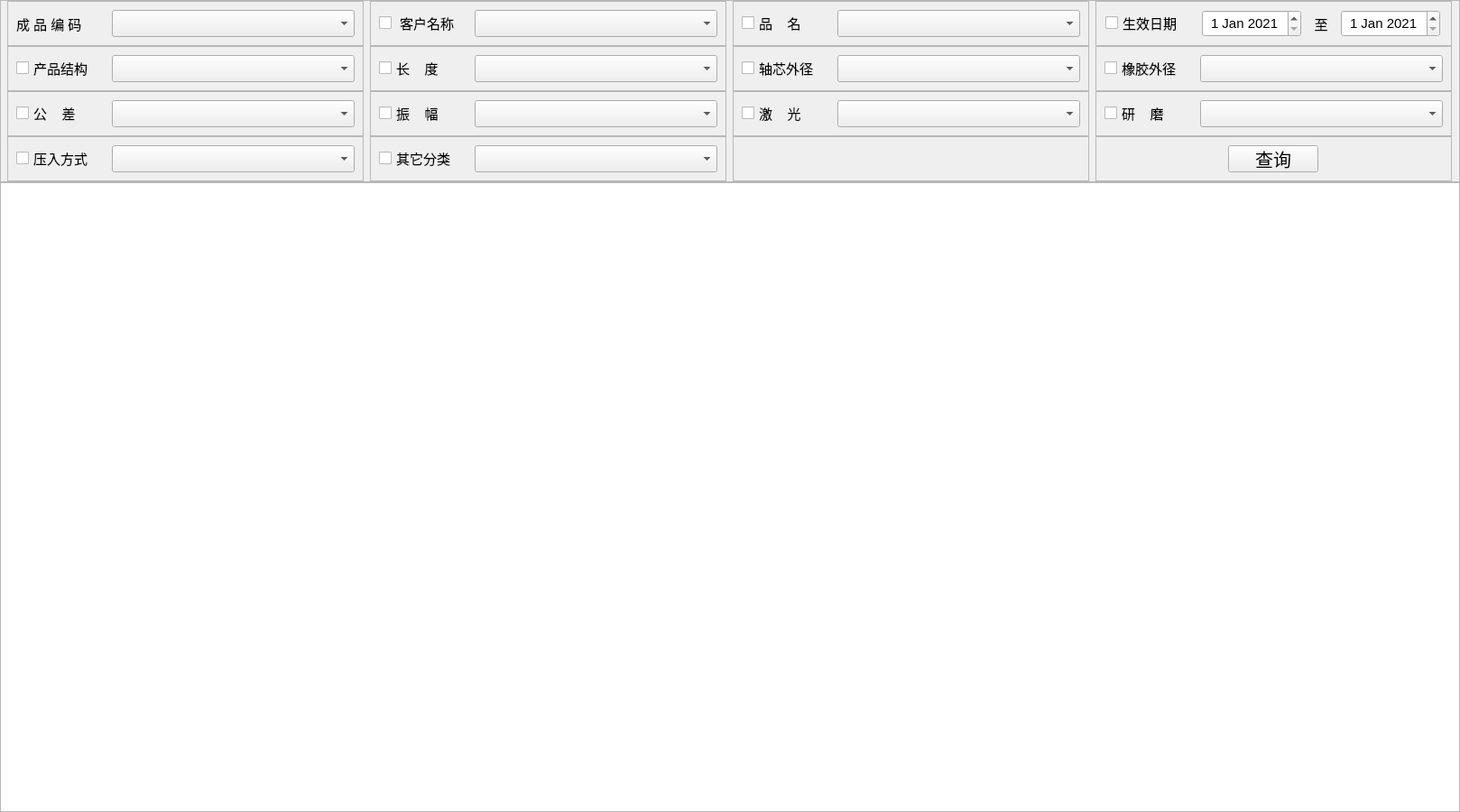
<?xml version="1.0" encoding="UTF-8"?>
<ui version="4.0">
 <class>Form</class>
 <widget class="QWidget" name="Form">
  <property name="geometry">
   <rect>
    <x>0</x>
    <y>0</y>
    <width>1618</width>
    <height>900</height>
   </rect>
  </property>
  <property name="windowTitle">
   <string>查询</string>
  </property>
  <layout class="QGridLayout" name="gridLayout" rowstretch="1,20">
   <property name="leftMargin">
    <number>0</number>
   </property>
   <property name="topMargin">
    <number>0</number>
   </property>
   <property name="rightMargin">
    <number>0</number>
   </property>
   <property name="bottomMargin">
    <number>0</number>
   </property>
   <property name="spacing">
    <number>0</number>
   </property>
   <item row="0" column="0">
    <widget class="QFrame" name="frame_18">
     <property name="frameShape">
      <enum>QFrame::StyledPanel</enum>
     </property>
     <property name="frameShadow">
      <enum>QFrame::Raised</enum>
     </property>
     <layout class="QGridLayout" name="gridLayout_2">
      <property name="leftMargin">
       <number>0</number>
      </property>
      <property name="topMargin">
       <number>0</number>
      </property>
      <property name="rightMargin">
       <number>0</number>
      </property>
      <property name="bottomMargin">
       <number>0</number>
      </property>
      <property name="spacing">
       <number>0</number>
      </property>
      <item row="0" column="0">
       <widget class="QFrame" name="frame_2">
        <property name="minimumSize">
         <size>
          <width>395</width>
          <height>0</height>
         </size>
        </property>
        <property name="maximumSize">
         <size>
          <width>395</width>
          <height>16777215</height>
         </size>
        </property>
        <property name="frameShape">
         <enum>QFrame::StyledPanel</enum>
        </property>
        <property name="frameShadow">
         <enum>QFrame::Raised</enum>
        </property>
        <layout class="QHBoxLayout" name="horizontalLayout_17">
         <property name="leftMargin">
          <number>9</number>
         </property>
         <item>
          <widget class="QLabel" name="label_6">
           <property name="minimumSize">
            <size>
             <width>100</width>
             <height>0</height>
            </size>
           </property>
           <property name="maximumSize">
            <size>
             <width>100</width>
             <height>16777215</height>
            </size>
           </property>
           <property name="font">
            <font>
             <pointsize>11</pointsize>
            </font>
           </property>
           <property name="text">
            <string>成 品 编 码</string>
           </property>
           <property name="alignment">
            <set>Qt::AlignLeading|Qt::AlignLeft|Qt::AlignVCenter</set>
           </property>
          </widget>
         </item>
         <item>
          <widget class="MyQComboBox" name="comboBox_Product">
           <property name="minimumSize">
            <size>
             <width>120</width>
             <height>30</height>
            </size>
           </property>
           <property name="maximumSize">
            <size>
             <width>270</width>
             <height>30</height>
            </size>
           </property>
           <property name="font">
            <font>
             <pointsize>11</pointsize>
            </font>
           </property>
          </widget>
         </item>
        </layout>
       </widget>
      </item>
      <item row="0" column="1">
       <widget class="QFrame" name="frame_4">
        <property name="minimumSize">
         <size>
          <width>395</width>
          <height>0</height>
         </size>
        </property>
        <property name="maximumSize">
         <size>
          <width>395</width>
          <height>16777215</height>
         </size>
        </property>
        <property name="frameShape">
         <enum>QFrame::StyledPanel</enum>
        </property>
        <property name="frameShadow">
         <enum>QFrame::Raised</enum>
        </property>
        <layout class="QHBoxLayout" name="horizontalLayout_18">
         <item>
          <widget class="QCheckBox" name="checkBox_customer">
           <property name="minimumSize">
            <size>
             <width>100</width>
             <height>0</height>
            </size>
           </property>
           <property name="maximumSize">
            <size>
             <width>100</width>
             <height>16777215</height>
            </size>
           </property>
           <property name="font">
            <font>
             <pointsize>11</pointsize>
            </font>
           </property>
           <property name="text">
            <string> 客户名称</string>
           </property>
           <property name="iconSize">
            <size>
             <width>24</width>
             <height>24</height>
            </size>
           </property>
          </widget>
         </item>
         <item>
          <widget class="QComboBox" name="comboBox_Customer">
           <property name="minimumSize">
            <size>
             <width>120</width>
             <height>30</height>
            </size>
           </property>
           <property name="maximumSize">
            <size>
             <width>270</width>
             <height>30</height>
            </size>
           </property>
           <property name="font">
            <font>
             <pointsize>11</pointsize>
            </font>
           </property>
          </widget>
         </item>
        </layout>
       </widget>
      </item>
      <item row="0" column="2">
       <widget class="QFrame" name="frame_3">
        <property name="minimumSize">
         <size>
          <width>395</width>
          <height>0</height>
         </size>
        </property>
        <property name="maximumSize">
         <size>
          <width>395</width>
          <height>16777215</height>
         </size>
        </property>
        <property name="frameShape">
         <enum>QFrame::StyledPanel</enum>
        </property>
        <property name="frameShadow">
         <enum>QFrame::Raised</enum>
        </property>
        <layout class="QHBoxLayout" name="horizontalLayout_19">
         <item>
          <widget class="QCheckBox" name="checkBox_Pinfan">
           <property name="minimumSize">
            <size>
             <width>100</width>
             <height>0</height>
            </size>
           </property>
           <property name="maximumSize">
            <size>
             <width>100</width>
             <height>16777215</height>
            </size>
           </property>
           <property name="font">
            <font>
             <pointsize>11</pointsize>
            </font>
           </property>
           <property name="text">
            <string>品    名</string>
           </property>
          </widget>
         </item>
         <item>
          <widget class="QComboBox" name="comboBox_Pinfan">
           <property name="minimumSize">
            <size>
             <width>120</width>
             <height>30</height>
            </size>
           </property>
           <property name="maximumSize">
            <size>
             <width>270</width>
             <height>30</height>
            </size>
           </property>
           <property name="font">
            <font>
             <pointsize>11</pointsize>
            </font>
           </property>
          </widget>
         </item>
        </layout>
       </widget>
      </item>
      <item row="0" column="3">
       <widget class="QFrame" name="frame_6">
        <property name="minimumSize">
         <size>
          <width>395</width>
          <height>0</height>
         </size>
        </property>
        <property name="maximumSize">
         <size>
          <width>395</width>
          <height>16777215</height>
         </size>
        </property>
        <property name="frameShape">
         <enum>QFrame::StyledPanel</enum>
        </property>
        <property name="frameShadow">
         <enum>QFrame::Raised</enum>
        </property>
        <layout class="QHBoxLayout" name="horizontalLayout_20">
         <item>
          <widget class="QCheckBox" name="checkBox_tackEffectDate">
           <property name="minimumSize">
            <size>
             <width>100</width>
             <height>0</height>
            </size>
           </property>
           <property name="maximumSize">
            <size>
             <width>100</width>
             <height>16777215</height>
            </size>
           </property>
           <property name="font">
            <font>
             <pointsize>11</pointsize>
            </font>
           </property>
           <property name="text">
            <string>生效日期</string>
           </property>
          </widget>
         </item>
         <item>
          <widget class="QDateEdit" name="dateEdit_start">
           <property name="minimumSize">
            <size>
             <width>110</width>
             <height>30</height>
            </size>
           </property>
           <property name="maximumSize">
            <size>
             <width>110</width>
             <height>30</height>
            </size>
           </property>
           <property name="font">
            <font>
             <pointsize>11</pointsize>
            </font>
           </property>
           <property name="alignment">
            <set>Qt::AlignCenter</set>
           </property>
           <property name="date">
            <date>
             <year>2021</year>
             <month>1</month>
             <day>1</day>
            </date>
           </property>
          </widget>
         </item>
         <item>
          <widget class="QLabel" name="label_8">
           <property name="minimumSize">
            <size>
             <width>30</width>
             <height>0</height>
            </size>
           </property>
           <property name="maximumSize">
            <size>
             <width>30</width>
             <height>16777215</height>
            </size>
           </property>
           <property name="font">
            <font>
             <pointsize>11</pointsize>
            </font>
           </property>
           <property name="text">
            <string>至</string>
           </property>
           <property name="alignment">
            <set>Qt::AlignCenter</set>
           </property>
          </widget>
         </item>
         <item>
          <widget class="QDateEdit" name="dateEdit_end">
           <property name="minimumSize">
            <size>
             <width>110</width>
             <height>30</height>
            </size>
           </property>
           <property name="maximumSize">
            <size>
             <width>110</width>
             <height>30</height>
            </size>
           </property>
           <property name="font">
            <font>
             <pointsize>11</pointsize>
            </font>
           </property>
           <property name="alignment">
            <set>Qt::AlignCenter</set>
           </property>
           <property name="date">
            <date>
             <year>2021</year>
             <month>1</month>
             <day>1</day>
            </date>
           </property>
          </widget>
         </item>
        </layout>
       </widget>
      </item>
      <item row="1" column="0">
       <widget class="QFrame" name="frame_5">
        <property name="minimumSize">
         <size>
          <width>395</width>
          <height>0</height>
         </size>
        </property>
        <property name="maximumSize">
         <size>
          <width>395</width>
          <height>16777215</height>
         </size>
        </property>
        <property name="frameShape">
         <enum>QFrame::StyledPanel</enum>
        </property>
        <property name="frameShadow">
         <enum>QFrame::Raised</enum>
        </property>
        <layout class="QHBoxLayout" name="horizontalLayout_22">
         <item>
          <widget class="QCheckBox" name="checkBox_productMix">
           <property name="minimumSize">
            <size>
             <width>100</width>
             <height>0</height>
            </size>
           </property>
           <property name="maximumSize">
            <size>
             <width>100</width>
             <height>16777215</height>
            </size>
           </property>
           <property name="font">
            <font>
             <pointsize>11</pointsize>
            </font>
           </property>
           <property name="text">
            <string>产品结构</string>
           </property>
           <property name="iconSize">
            <size>
             <width>24</width>
             <height>24</height>
            </size>
           </property>
          </widget>
         </item>
         <item>
          <widget class="QComboBox" name="comboBox_productMix">
           <property name="minimumSize">
            <size>
             <width>0</width>
             <height>30</height>
            </size>
           </property>
           <property name="maximumSize">
            <size>
             <width>270</width>
             <height>30</height>
            </size>
           </property>
           <property name="font">
            <font>
             <pointsize>11</pointsize>
            </font>
           </property>
          </widget>
         </item>
        </layout>
       </widget>
      </item>
      <item row="1" column="1">
       <widget class="QFrame" name="frame_7">
        <property name="minimumSize">
         <size>
          <width>395</width>
          <height>0</height>
         </size>
        </property>
        <property name="maximumSize">
         <size>
          <width>395</width>
          <height>16777215</height>
         </size>
        </property>
        <property name="frameShape">
         <enum>QFrame::StyledPanel</enum>
        </property>
        <property name="frameShadow">
         <enum>QFrame::Raised</enum>
        </property>
        <layout class="QHBoxLayout" name="horizontalLayout_24">
         <item>
          <widget class="QCheckBox" name="checkBox_lenght">
           <property name="minimumSize">
            <size>
             <width>100</width>
             <height>0</height>
            </size>
           </property>
           <property name="maximumSize">
            <size>
             <width>100</width>
             <height>16777215</height>
            </size>
           </property>
           <property name="font">
            <font>
             <pointsize>11</pointsize>
            </font>
           </property>
           <property name="text">
            <string>长    度 </string>
           </property>
           <property name="iconSize">
            <size>
             <width>24</width>
             <height>24</height>
            </size>
           </property>
          </widget>
         </item>
         <item>
          <widget class="QComboBox" name="comboBox_lenght">
           <property name="minimumSize">
            <size>
             <width>120</width>
             <height>30</height>
            </size>
           </property>
           <property name="maximumSize">
            <size>
             <width>270</width>
             <height>30</height>
            </size>
           </property>
           <property name="font">
            <font>
             <pointsize>11</pointsize>
            </font>
           </property>
          </widget>
         </item>
        </layout>
       </widget>
      </item>
      <item row="1" column="2">
       <widget class="QFrame" name="frame_8">
        <property name="minimumSize">
         <size>
          <width>395</width>
          <height>0</height>
         </size>
        </property>
        <property name="maximumSize">
         <size>
          <width>395</width>
          <height>16777215</height>
         </size>
        </property>
        <property name="frameShape">
         <enum>QFrame::StyledPanel</enum>
        </property>
        <property name="frameShadow">
         <enum>QFrame::Raised</enum>
        </property>
        <layout class="QHBoxLayout" name="horizontalLayout_26">
         <item>
          <widget class="QCheckBox" name="checkBox_ShaftOuterDiameter">
           <property name="minimumSize">
            <size>
             <width>100</width>
             <height>0</height>
            </size>
           </property>
           <property name="maximumSize">
            <size>
             <width>100</width>
             <height>16777215</height>
            </size>
           </property>
           <property name="font">
            <font>
             <pointsize>11</pointsize>
            </font>
           </property>
           <property name="text">
            <string>轴芯外径</string>
           </property>
          </widget>
         </item>
         <item>
          <widget class="QComboBox" name="comboBox_ShaftOuterDiameter">
           <property name="minimumSize">
            <size>
             <width>120</width>
             <height>30</height>
            </size>
           </property>
           <property name="maximumSize">
            <size>
             <width>270</width>
             <height>30</height>
            </size>
           </property>
           <property name="font">
            <font>
             <pointsize>11</pointsize>
            </font>
           </property>
          </widget>
         </item>
        </layout>
       </widget>
      </item>
      <item row="1" column="3">
       <widget class="QFrame" name="frame_9">
        <property name="minimumSize">
         <size>
          <width>395</width>
          <height>0</height>
         </size>
        </property>
        <property name="maximumSize">
         <size>
          <width>395</width>
          <height>16777215</height>
         </size>
        </property>
        <property name="frameShape">
         <enum>QFrame::StyledPanel</enum>
        </property>
        <property name="frameShadow">
         <enum>QFrame::Raised</enum>
        </property>
        <layout class="QHBoxLayout" name="horizontalLayout_28">
         <item>
          <widget class="QCheckBox" name="checkBox_RubberOuterDiameter">
           <property name="minimumSize">
            <size>
             <width>100</width>
             <height>0</height>
            </size>
           </property>
           <property name="maximumSize">
            <size>
             <width>100</width>
             <height>16777215</height>
            </size>
           </property>
           <property name="font">
            <font>
             <pointsize>11</pointsize>
            </font>
           </property>
           <property name="text">
            <string>橡胶外径</string>
           </property>
          </widget>
         </item>
         <item>
          <widget class="QComboBox" name="comboBox_RubberOuterDiameter">
           <property name="minimumSize">
            <size>
             <width>120</width>
             <height>30</height>
            </size>
           </property>
           <property name="maximumSize">
            <size>
             <width>270</width>
             <height>30</height>
            </size>
           </property>
           <property name="font">
            <font>
             <pointsize>11</pointsize>
            </font>
           </property>
          </widget>
         </item>
        </layout>
       </widget>
      </item>
      <item row="2" column="0">
       <widget class="QFrame" name="frame_10">
        <property name="minimumSize">
         <size>
          <width>395</width>
          <height>0</height>
         </size>
        </property>
        <property name="maximumSize">
         <size>
          <width>395</width>
          <height>16777215</height>
         </size>
        </property>
        <property name="frameShape">
         <enum>QFrame::StyledPanel</enum>
        </property>
        <property name="frameShadow">
         <enum>QFrame::Raised</enum>
        </property>
        <layout class="QHBoxLayout" name="horizontalLayout_23">
         <item>
          <widget class="QCheckBox" name="checkBox_commonDifference">
           <property name="minimumSize">
            <size>
             <width>100</width>
             <height>0</height>
            </size>
           </property>
           <property name="maximumSize">
            <size>
             <width>100</width>
             <height>16777215</height>
            </size>
           </property>
           <property name="font">
            <font>
             <pointsize>11</pointsize>
            </font>
           </property>
           <property name="text">
            <string>公    差</string>
           </property>
          </widget>
         </item>
         <item>
          <widget class="QComboBox" name="comboBox_commonDifference">
           <property name="minimumSize">
            <size>
             <width>120</width>
             <height>30</height>
            </size>
           </property>
           <property name="maximumSize">
            <size>
             <width>270</width>
             <height>30</height>
            </size>
           </property>
           <property name="font">
            <font>
             <pointsize>11</pointsize>
            </font>
           </property>
          </widget>
         </item>
        </layout>
       </widget>
      </item>
      <item row="2" column="1">
       <widget class="QFrame" name="frame_11">
        <property name="minimumSize">
         <size>
          <width>395</width>
          <height>0</height>
         </size>
        </property>
        <property name="maximumSize">
         <size>
          <width>395</width>
          <height>16777215</height>
         </size>
        </property>
        <property name="frameShape">
         <enum>QFrame::StyledPanel</enum>
        </property>
        <property name="frameShadow">
         <enum>QFrame::Raised</enum>
        </property>
        <layout class="QHBoxLayout" name="horizontalLayout_25">
         <item>
          <widget class="QCheckBox" name="checkBox_amplitude">
           <property name="minimumSize">
            <size>
             <width>100</width>
             <height>0</height>
            </size>
           </property>
           <property name="maximumSize">
            <size>
             <width>100</width>
             <height>16777215</height>
            </size>
           </property>
           <property name="font">
            <font>
             <pointsize>11</pointsize>
            </font>
           </property>
           <property name="text">
            <string>振    幅</string>
           </property>
          </widget>
         </item>
         <item>
          <widget class="QComboBox" name="comboBox_amplitude">
           <property name="minimumSize">
            <size>
             <width>120</width>
             <height>30</height>
            </size>
           </property>
           <property name="maximumSize">
            <size>
             <width>270</width>
             <height>30</height>
            </size>
           </property>
           <property name="font">
            <font>
             <pointsize>11</pointsize>
            </font>
           </property>
          </widget>
         </item>
        </layout>
       </widget>
      </item>
      <item row="2" column="2">
       <widget class="QFrame" name="frame_12">
        <property name="minimumSize">
         <size>
          <width>395</width>
          <height>0</height>
         </size>
        </property>
        <property name="maximumSize">
         <size>
          <width>395</width>
          <height>16777215</height>
         </size>
        </property>
        <property name="frameShape">
         <enum>QFrame::StyledPanel</enum>
        </property>
        <property name="frameShadow">
         <enum>QFrame::Raised</enum>
        </property>
        <layout class="QHBoxLayout" name="horizontalLayout_27">
         <item>
          <widget class="QCheckBox" name="checkBox_laserInSpection">
           <property name="minimumSize">
            <size>
             <width>100</width>
             <height>0</height>
            </size>
           </property>
           <property name="maximumSize">
            <size>
             <width>100</width>
             <height>16777215</height>
            </size>
           </property>
           <property name="font">
            <font>
             <pointsize>11</pointsize>
            </font>
           </property>
           <property name="text">
            <string>激    光</string>
           </property>
          </widget>
         </item>
         <item>
          <widget class="QComboBox" name="comboBox_laserInSpection">
           <property name="minimumSize">
            <size>
             <width>120</width>
             <height>30</height>
            </size>
           </property>
           <property name="maximumSize">
            <size>
             <width>270</width>
             <height>30</height>
            </size>
           </property>
           <property name="font">
            <font>
             <pointsize>11</pointsize>
            </font>
           </property>
          </widget>
         </item>
        </layout>
       </widget>
      </item>
      <item row="2" column="3">
       <widget class="QFrame" name="frame_13">
        <property name="minimumSize">
         <size>
          <width>395</width>
          <height>0</height>
         </size>
        </property>
        <property name="maximumSize">
         <size>
          <width>395</width>
          <height>16777215</height>
         </size>
        </property>
        <property name="frameShape">
         <enum>QFrame::StyledPanel</enum>
        </property>
        <property name="frameShadow">
         <enum>QFrame::Raised</enum>
        </property>
        <layout class="QHBoxLayout" name="horizontalLayout_29">
         <item>
          <widget class="QCheckBox" name="checkBox_polish">
           <property name="minimumSize">
            <size>
             <width>100</width>
             <height>0</height>
            </size>
           </property>
           <property name="maximumSize">
            <size>
             <width>100</width>
             <height>16777215</height>
            </size>
           </property>
           <property name="font">
            <font>
             <pointsize>11</pointsize>
            </font>
           </property>
           <property name="text">
            <string>研    磨</string>
           </property>
          </widget>
         </item>
         <item>
          <widget class="QComboBox" name="comboBox_polish">
           <property name="minimumSize">
            <size>
             <width>120</width>
             <height>30</height>
            </size>
           </property>
           <property name="maximumSize">
            <size>
             <width>270</width>
             <height>30</height>
            </size>
           </property>
           <property name="font">
            <font>
             <pointsize>11</pointsize>
            </font>
           </property>
          </widget>
         </item>
        </layout>
       </widget>
      </item>
      <item row="3" column="0">
       <widget class="QFrame" name="frame_14">
        <property name="minimumSize">
         <size>
          <width>395</width>
          <height>0</height>
         </size>
        </property>
        <property name="maximumSize">
         <size>
          <width>395</width>
          <height>16777215</height>
         </size>
        </property>
        <property name="frameShape">
         <enum>QFrame::StyledPanel</enum>
        </property>
        <property name="frameShadow">
         <enum>QFrame::Raised</enum>
        </property>
        <layout class="QHBoxLayout" name="horizontalLayout_32">
         <item>
          <widget class="QCheckBox" name="checkBox_pressInMode">
           <property name="minimumSize">
            <size>
             <width>100</width>
             <height>0</height>
            </size>
           </property>
           <property name="maximumSize">
            <size>
             <width>100</width>
             <height>16777215</height>
            </size>
           </property>
           <property name="font">
            <font>
             <pointsize>11</pointsize>
            </font>
           </property>
           <property name="text">
            <string>压入方式</string>
           </property>
           <property name="iconSize">
            <size>
             <width>24</width>
             <height>24</height>
            </size>
           </property>
          </widget>
         </item>
         <item>
          <widget class="QComboBox" name="comboBox_pressInMode">
           <property name="minimumSize">
            <size>
             <width>0</width>
             <height>30</height>
            </size>
           </property>
           <property name="maximumSize">
            <size>
             <width>270</width>
             <height>30</height>
            </size>
           </property>
           <property name="font">
            <font>
             <pointsize>11</pointsize>
            </font>
           </property>
          </widget>
         </item>
        </layout>
       </widget>
      </item>
      <item row="3" column="1">
       <widget class="QFrame" name="frame_15">
        <property name="minimumSize">
         <size>
          <width>395</width>
          <height>0</height>
         </size>
        </property>
        <property name="maximumSize">
         <size>
          <width>395</width>
          <height>16777215</height>
         </size>
        </property>
        <property name="frameShape">
         <enum>QFrame::StyledPanel</enum>
        </property>
        <property name="frameShadow">
         <enum>QFrame::Raised</enum>
        </property>
        <layout class="QHBoxLayout" name="horizontalLayout_31">
         <item>
          <widget class="QCheckBox" name="checkBox_otherCategories">
           <property name="minimumSize">
            <size>
             <width>100</width>
             <height>0</height>
            </size>
           </property>
           <property name="maximumSize">
            <size>
             <width>100</width>
             <height>16777215</height>
            </size>
           </property>
           <property name="font">
            <font>
             <pointsize>11</pointsize>
            </font>
           </property>
           <property name="text">
            <string>其它分类</string>
           </property>
           <property name="iconSize">
            <size>
             <width>24</width>
             <height>24</height>
            </size>
           </property>
          </widget>
         </item>
         <item>
          <widget class="QComboBox" name="comboBox_otherCategories">
           <property name="minimumSize">
            <size>
             <width>0</width>
             <height>30</height>
            </size>
           </property>
           <property name="maximumSize">
            <size>
             <width>270</width>
             <height>30</height>
            </size>
           </property>
           <property name="font">
            <font>
             <pointsize>11</pointsize>
            </font>
           </property>
          </widget>
         </item>
        </layout>
       </widget>
      </item>
      <item row="3" column="2">
       <widget class="QFrame" name="frame_16">
        <property name="minimumSize">
         <size>
          <width>395</width>
          <height>0</height>
         </size>
        </property>
        <property name="maximumSize">
         <size>
          <width>395</width>
          <height>16777215</height>
         </size>
        </property>
        <property name="frameShape">
         <enum>QFrame::StyledPanel</enum>
        </property>
        <property name="frameShadow">
         <enum>QFrame::Raised</enum>
        </property>
       </widget>
      </item>
      <item row="3" column="3">
       <widget class="QFrame" name="frame_17">
        <property name="minimumSize">
         <size>
          <width>395</width>
          <height>0</height>
         </size>
        </property>
        <property name="maximumSize">
         <size>
          <width>395</width>
          <height>16777215</height>
         </size>
        </property>
        <property name="frameShape">
         <enum>QFrame::StyledPanel</enum>
        </property>
        <property name="frameShadow">
         <enum>QFrame::Raised</enum>
        </property>
        <layout class="QHBoxLayout" name="horizontalLayout_30">
         <item>
          <widget class="QPushButton" name="btn_query">
           <property name="minimumSize">
            <size>
             <width>100</width>
             <height>0</height>
            </size>
           </property>
           <property name="maximumSize">
            <size>
             <width>100</width>
             <height>30</height>
            </size>
           </property>
           <property name="font">
            <font>
             <pointsize>15</pointsize>
            </font>
           </property>
           <property name="text">
            <string>查询</string>
           </property>
          </widget>
         </item>
        </layout>
       </widget>
      </item>
     </layout>
    </widget>
   </item>
   <item row="1" column="0">
    <layout class="QHBoxLayout" name="horizontalLayout_16">
     <item>
      <widget class="QTableWidget" name="tableWidget"/>
     </item>
    </layout>
   </item>
  </layout>
 </widget>
 <customwidgets>
  <customwidget>
   <class>MyQComboBox</class>
   <extends>QComboBox</extends>
   <header location="global">MyQComboBox</header>
  </customwidget>
 </customwidgets>
 <resources>
  <include location="main_resources.qrc"/>
 </resources>
 <connections/>
</ui>
